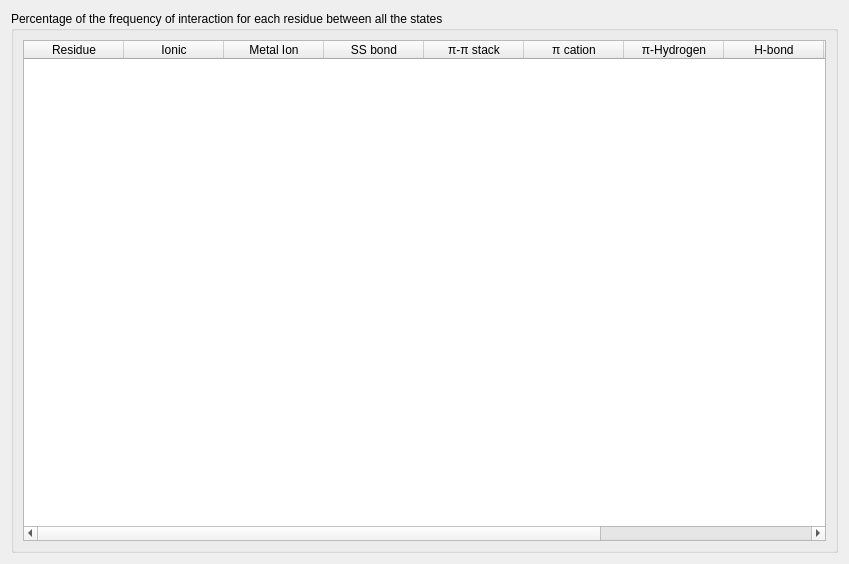
<?xml version="1.0" encoding="UTF-8"?>
<ui version="4.0">
 <class>Form</class>
 <widget class="QWidget" name="Form">
  <property name="geometry">
   <rect>
    <x>0</x>
    <y>0</y>
    <width>849</width>
    <height>564</height>
   </rect>
  </property>
  <property name="sizePolicy">
   <sizepolicy hsizetype="Minimum" vsizetype="Minimum">
    <horstretch>0</horstretch>
    <verstretch>0</verstretch>
   </sizepolicy>
  </property>
  <property name="windowTitle">
   <string>Residue based analysis</string>
  </property>
  <layout class="QVBoxLayout" name="verticalLayout">
   <property name="sizeConstraint">
    <enum>QLayout::SetDefaultConstraint</enum>
   </property>
   <item>
    <widget class="QGroupBox" name="groupBox">
     <property name="title">
      <string>Percentage of the frequency of interaction for each residue between all the states
                        </string>
     </property>
     <layout class="QVBoxLayout" name="verticalLayout_2">
      <item>
       <widget class="QTableWidget" name="freqTable">
        <property name="sizePolicy">
         <sizepolicy hsizetype="Minimum" vsizetype="Minimum">
          <horstretch>0</horstretch>
          <verstretch>0</verstretch>
         </sizepolicy>
        </property>
        <property name="styleSheet">
         <string notr="true">QTableWidget::item:selected{ background-color: rgb(137, 137,
                                        235); color: white; }
                                    </string>
        </property>
        <property name="sizeAdjustPolicy">
         <enum>QAbstractScrollArea::AdjustIgnored</enum>
        </property>
        <property name="editTriggers">
         <set>QAbstractItemView::NoEditTriggers</set>
        </property>
        <property name="selectionMode">
         <enum>QAbstractItemView::SingleSelection</enum>
        </property>
        <property name="selectionBehavior">
         <enum>QAbstractItemView::SelectRows</enum>
        </property>
        <property name="showGrid">
         <bool>false</bool>
        </property>
        <property name="sortingEnabled">
         <bool>true</bool>
        </property>
        <property name="cornerButtonEnabled">
         <bool>false</bool>
        </property>
        <column>
         <property name="text">
          <string>Residue</string>
         </property>
        </column>
        <column>
         <property name="text">
          <string>Ionic</string>
         </property>
        </column>
        <column>
         <property name="text">
          <string>Metal Ion</string>
         </property>
        </column>
        <column>
         <property name="text">
          <string>SS bond</string>
         </property>
        </column>
        <column>
         <property name="text">
          <string>π-π stack</string>
         </property>
        </column>
        <column>
         <property name="text">
          <string>π cation</string>
         </property>
        </column>
        <column>
         <property name="text">
          <string>π-Hydrogen</string>
         </property>
        </column>
        <column>
         <property name="text">
          <string>H-bond</string>
         </property>
        </column>
        <column>
         <property name="text">
          <string>Halogen</string>
         </property>
        </column>
        <column>
         <property name="text">
          <string>Van der Waals</string>
         </property>
        </column>
        <column>
         <property name="text">
          <string>IAC</string>
         </property>
        </column>
       </widget>
      </item>
     </layout>
    </widget>
   </item>
  </layout>
 </widget>
 <resources/>
 <connections/>
</ui>
